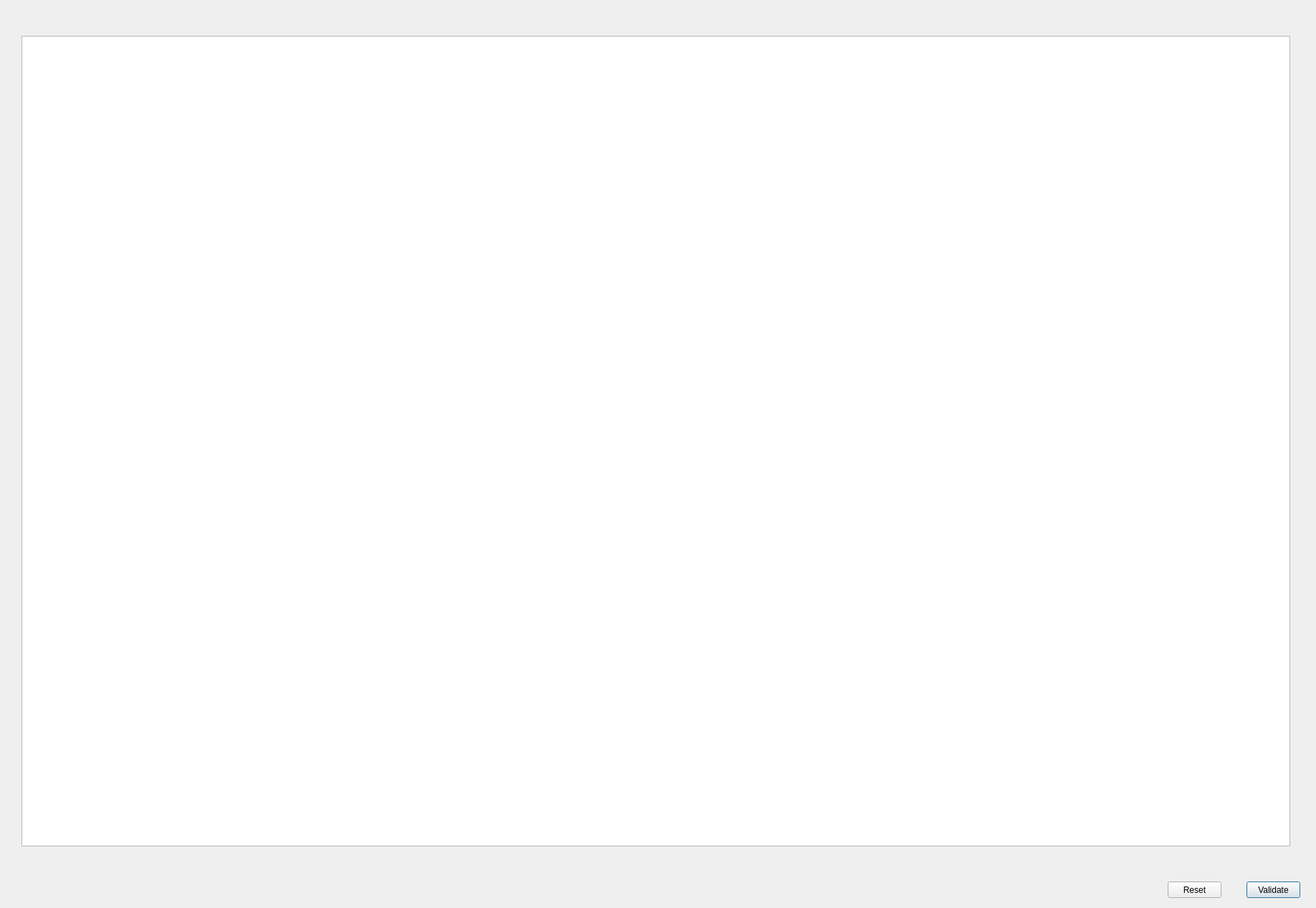
<?xml version="1.0" encoding="UTF-8"?>
<ui version="4.0">
 <class>Dialog</class>
 <widget class="QDialog" name="Dialog">
  <property name="geometry">
   <rect>
    <x>0</x>
    <y>0</y>
    <width>1837</width>
    <height>1267</height>
   </rect>
  </property>
  <property name="windowTitle">
   <string>Dialog</string>
  </property>
  <widget class="QTableWidget" name="tableWidget">
   <property name="geometry">
    <rect>
     <x>30</x>
     <y>50</y>
     <width>1771</width>
     <height>1131</height>
    </rect>
   </property>
  </widget>
  <widget class="QPushButton" name="validate">
   <property name="geometry">
    <rect>
     <x>1740</x>
     <y>1230</y>
     <width>75</width>
     <height>23</height>
    </rect>
   </property>
   <property name="text">
    <string>Validate</string>
   </property>
  </widget>
  <widget class="QPushButton" name="reset">
   <property name="geometry">
    <rect>
     <x>1630</x>
     <y>1230</y>
     <width>75</width>
     <height>23</height>
    </rect>
   </property>
   <property name="text">
    <string>Reset</string>
   </property>
  </widget>
 </widget>
 <resources/>
 <connections/>
</ui>
